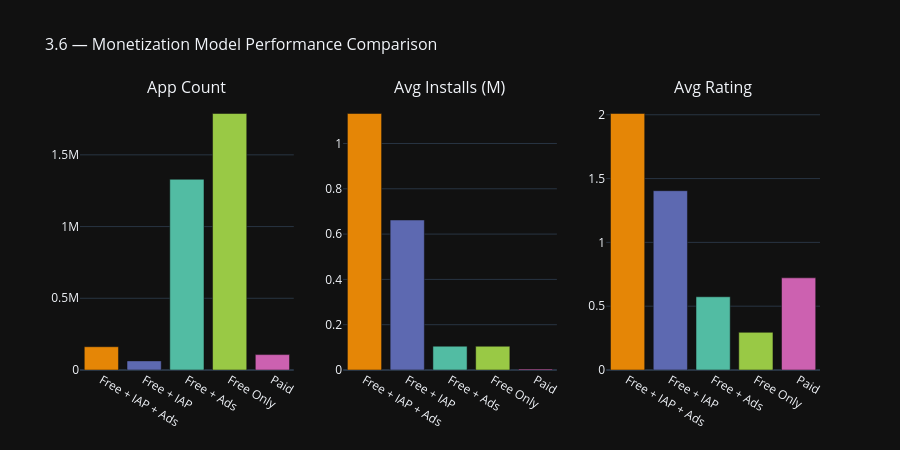

This figure's notebook cell:
### Code cell
# ── 3.6 Monetization Model Performance ───────────────────────────────────────
mono_data = con.execute("""
    SELECT
        CASE
            WHEN free=1 AND offersIAP=1 AND adSupported=1 THEN 'Free + IAP + Ads'
            WHEN free=1 AND offersIAP=1 AND adSupported=0 THEN 'Free + IAP'
            WHEN free=1 AND offersIAP=0 AND adSupported=1 THEN 'Free + Ads'
            WHEN free=1 AND offersIAP=0 AND adSupported=0 THEN 'Free Only'
            ELSE 'Paid'
        END AS model,
        COUNT(*)              as app_count,
        AVG(minInstalls)/1e6  as avg_installs_M,
        AVG(score)            as avg_score,
        AVG(reviews)          as avg_reviews
    FROM apps
    WHERE free IS NOT NULL AND offersIAP IS NOT NULL AND adSupported IS NOT NULL
    GROUP BY model
    ORDER BY avg_installs_M DESC
""").df()

ph.plot_monetization_model(mono_data)

### Figure 1 — Plotly figure (JSON) as saved in the notebook; plotly's stock layout.template omitted (floating-point values rounded to 4 significant figures)
{"data": [{"hovertemplate": "<b>%{x}</b><br>Apps: %{y:,}<extra></extra>", "marker": {"color": ["rgb(229, 134, 6)", "rgb(93, 105, 177)", "rgb(82, 188, 163)", "rgb(153, 201, 69)", "rgb(204, 97, 176)"]}, "showlegend": false, "type": "bar", "x": ["Free + IAP + Ads", "Free + IAP", "Free + Ads", "Free Only", "Paid"], "xaxis": "x", "y": [162275, 63480, 1329619, 1788294, 107395], "yaxis": "y"}, {"hovertemplate": "<b>%{x}</b><br>Avg Installs: %{y:.2f}M<extra></extra>", "marker": {"color": ["rgb(229, 134, 6)", "rgb(93, 105, 177)", "rgb(82, 188, 163)", "rgb(153, 201, 69)", "rgb(204, 97, 176)"]}, "showlegend": false, "type": "bar", "x": ["Free + IAP + Ads", "Free + IAP", "Free + Ads", "Free Only", "Paid"], "xaxis": "x2", "y": [1.132, 0.6622, 0.1051, 0.105, 0.004326], "yaxis": "y2"}, {"hovertemplate": "<b>%{x}</b><br>Avg Score: %{y:.3f}<extra></extra>", "marker": {"color": ["rgb(229, 134, 6)", "rgb(93, 105, 177)", "rgb(82, 188, 163)", "rgb(153, 201, 69)", "rgb(204, 97, 176)"]}, "showlegend": false, "type": "bar", "x": ["Free + IAP + Ads", "Free + IAP", "Free + Ads", "Free Only", "Paid"], "xaxis": "x3", "y": [2.01, 1.405, 0.5737, 0.2951, 0.7222], "yaxis": "y3"}], "layout": {"annotations": [{"font": {"size": 16}, "showarrow": false, "text": "App Count", "x": 0.1444, "xanchor": "center", "xref": "paper", "y": 1.0, "yanchor": "bottom", "yref": "paper"}, {"font": {"size": 16}, "showarrow": false, "text": "Avg Installs (M)", "x": 0.5, "xanchor": "center", "xref": "paper", "y": 1.0, "yanchor": "bottom", "yref": "paper"}, {"font": {"size": 16}, "showarrow": false, "text": "Avg Rating", "x": 0.8556, "xanchor": "center", "xref": "paper", "y": 1.0, "yanchor": "bottom", "yref": "paper"}], "height": 450, "title": {"font": {"size": 16}, "text": "3.6 — Monetization Model Performance Comparison"}, "xaxis": {"anchor": "y", "domain": [0.0, 0.2889]}, "xaxis2": {"anchor": "y2", "domain": [0.3556, 0.6444]}, "xaxis3": {"anchor": "y3", "domain": [0.7111, 1.0]}, "yaxis": {"anchor": "x", "domain": [0.0, 1.0]}, "yaxis2": {"anchor": "x2", "domain": [0.0, 1.0]}, "yaxis3": {"anchor": "x3", "domain": [0.0, 1.0]}}}
